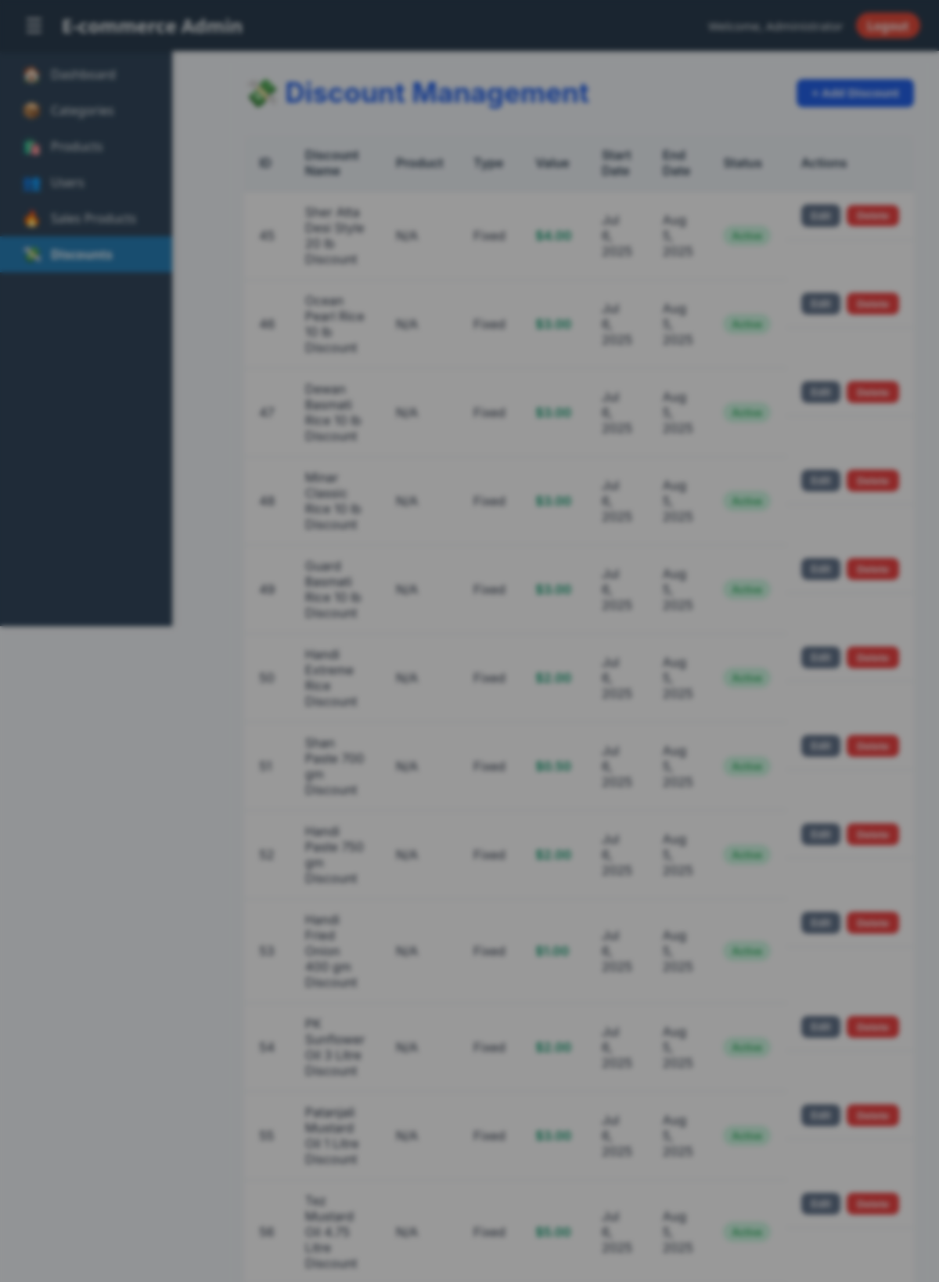
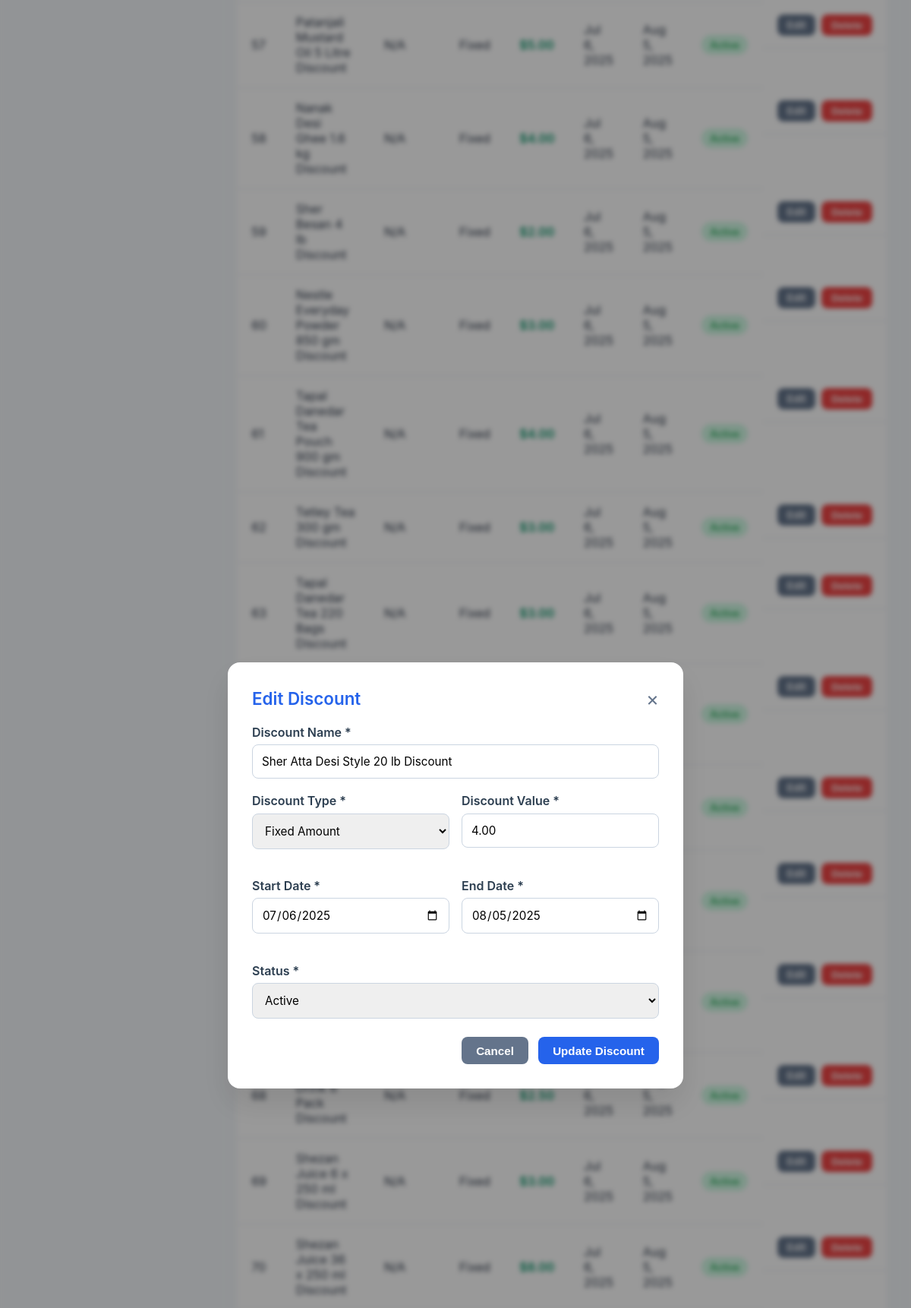
Screenshot of /admin/pages/discounts.php?edit=45 (signed in, upper part) with the database file from the repository (2 pictures, top to bottom).
### tables this page shows
CREATE TABLE discounts (
    id INT PRIMARY KEY AUTO_INCREMENT,
    name VARCHAR(255) NOT NULL,
    type ENUM('percentage', 'fixed') NOT NULL,
    value DECIMAL(10,2) NOT NULL,
    product_id INT,
    start_date DATE,
    end_date DATE,
    status ENUM('active', 'inactive') DEFAULT 'active',
    created_at TIMESTAMP DEFAULT CURRENT_TIMESTAMP,
    FOREIGN KEY (product_id) REFERENCES products(id)
);

### admin/pages/discounts.php (the view, shortened to what this page needs)
<?php
$database = new Database();
$pdo = $database->getConnection();
try {
    $discounts = $pdo->query("
        SELECT d.*, p.name as product_name
        FROM discounts d
        LEFT JOIN products p ON d.product_id = p.id
        ORDER BY d.created_at DESC
    ")->fetchAll(PDO::FETCH_ASSOC);
} catch (Exception $e) {
    $discounts = [];
}
$editDiscount = null;
if (isset($_GET['edit'])) {
    try {
        $stmt = $pdo->prepare("SELECT * FROM discounts WHERE id = ?");
        $stmt->execute([$_GET['edit']]);
        $editDiscount = $stmt->fetch();
    } catch (Exception $e) {
        foreach ($dummyDiscounts as $discount) {
            if ($discount['id'] == $_GET['edit']) {
                $editDiscount = $discount;
                break;
            }
        }
    }
}
?>
<!DOCTYPE html>
<html lang="en">
<head>
    <link rel="stylesheet" href="../assets/css/style.css">
</head>
<body>
    <?php include '../includes/header.php'; ?>
    <div class="admin-container">
        <?php include '../includes/sidebar.php'; ?>
        <main class="main-content">
            <div class="page-header">
                <h1>💸 Discount Management</h1>
                <button class="btn btn-primary" onclick="showModal('discountModal')">+ Add Discount</button>
            </div>
            <div class="table-container">
                <table class="data-table">
                    <thead>
                        <tr>
                            <th>ID</th>
                            <th>Discount Name</th>
                            <th>Product</th>
                            <th>Type</th>
                            <th>Value</th>
                            <th>Start Date</th>
                            <th>End Date</th>
                            <th>Status</th>
                            <th>Actions</th>
                        </tr>
                    </thead>
                    <tbody>
                        <?php foreach ($discounts as $discount): ?>
                            <tr>
                                <td><?php echo $discount['id']; ?></td>
                                <td><?php echo htmlspecialchars($discount['name']); ?></td>
                                <td><?php echo htmlspecialchars($discount['product_name'] ?? 'N/A'); ?></td>
                                <td><?php echo ucfirst($discount['type']); ?></td>
                                <td class="discount-value">
                                    <?php echo $discount['type'] == 'percentage' ? $discount['value'] . '%' : '$' . number_format($discount['value'], 2); ?>
                                </td>
                                <td><?php echo date('M j, Y', strtotime($discount['start_date'])); ?></td>
                                <td><?php echo date('M j, Y', strtotime($discount['end_date'])); ?></td>
                                <td>
                                    <span class="status-badge <?php echo $discount['status']; ?>">
                                        <?php
                                        if ($discount['status'] == 'active' && strtotime($discount['end_date']) < time()) {
                                            echo 'Expired';
                                        } else {
                                            echo ucfirst($discount['status']);
                                        }
                                        ?>
                                    </span>
                                </td>
                                <td class="actions-cell">
                                    <a href="?edit=<?php echo $discount['id']; ?>" class="btn btn-sm btn-secondary">Edit</a>
                                    <form method="POST" style="display: inline;" onsubmit="return confirm('Are you sure you want to delete this discount?')">
                                        <button type="submit" class="btn btn-sm btn-danger">Delete</button>
                                    </form>
                                </td>
                            </tr>
                        <?php endforeach; ?>
                    </tbody>
                </table>
            </div>
        </main>
    </div>
    <div id="discountModal" class="modal">
        <div class="modal-content">
            <div class="modal-header">
                <h2><?php echo $editDiscount ? 'Edit Discount' : 'Add Discount'; ?></h2>
                <span class="close" onclick="hideModal('discountModal')">&times;</span>
            </div>
            <form method="POST" id="discountForm">
                <div class="form-group">
                    <label for="name">Discount Name *</label>
                    <input type="text" id="name" name="name" required
                           value="<?php echo $editDiscount ? htmlspecialchars($editDiscount['name']) : ''; ?>"
                           placeholder="Enter discount name">
                </div>
                <div class="form-row">
                    <div class="form-group">
                        <label for="type">Discount Type *</label>
                        <select id="type" name="type" required onchange="updateValuePlaceholder()">
                            <option value="fixed" <?php echo ($editDiscount && $editDiscount['type'] == 'fixed') ? 'selected' : ''; ?>>Fixed Amount</option>
                        </select>
                    </div>
                    <div class="form-group">
                        <label for="value">Discount Value *</label>
                        <input type="number" id="value" name="value" step="0.01" min="0" required
                               value="<?php echo $editDiscount ? $editDiscount['value'] : ''; ?>"
                               placeholder="Enter value">
                    </div>
                </div>
                <div class="form-row">
                    <div class="form-group">
                        <label for="start_date">Start Date *</label>
                        <input type="date" id="start_date" name="start_date" required
                               value="<?php echo $editDiscount ? $editDiscount['start_date'] : date('Y-m-d'); ?>">
                    </div>
                    <div class="form-group">
                        <label for="end_date">End Date *</label>
                        <input type="date" id="end_date" name="end_date" required
                               value="<?php echo $editDiscount ? $editDiscount['end_date'] : ''; ?>">
                    </div>
                </div>
                <div class="form-group">
                    <label for="status">Status *</label>
                    <select id="status" name="status" required>
                        <option value="active" <?php echo ($editDiscount && $editDiscount['status'] == 'active') ? 'selected' : ''; ?>>Active</option>
                    </select>
                </div>
                <div class="form-actions">
                    <button type="button" class="btn btn-secondary" onclick="hideModal('discountModal')">Cancel</button>
                    <button type="submit" class="btn btn-primary">
                        <?php echo $editDiscount ? 'Update' : 'Add'; ?> Discount
                    </button>
                </div>
            </form>
        </div>
    </div>
</body>
</html>

### admin/assets/css/style.css (style rules this page uses)
* { margin: 0; padding: 0; box-sizing: border-box; }
body { font-family: 'Inter', -apple-system, BlinkMacSystemFont, 'Segoe UI', sans-serif; background: linear-gradient(135deg, #667eea 0%, #764ba2 100%); min-height: 100vh; color: #2d3748; }
.admin-container { display: flex; min-height: 100vh; }
.main-content { flex: 1; margin-left: 280px; padding: 2rem; background: rgba(255, 255, 255, 0.05); backdrop-filter: blur(10px); min-height: 100vh; }
.admin-container { display: flex; min-height: 100vh; background-color: #f4f7fa; }

### admin/pages/discounts.php (style rules this page uses)
* { margin: 0; padding: 0; box-sizing: border-box; }
body { font-family: 'Inter', -apple-system, BlinkMacSystemFont, 'Segoe UI', sans-serif; background: linear-gradient(135deg, #667eea 0%, #764ba2 100%); min-height: 100vh; color: #2d3748; }
.admin-container { display: flex; min-height: 100vh; }
.main-content { flex: 1; margin-left: 280px; padding: 2rem; background: rgba(255, 255, 255, 0.05); backdrop-filter: blur(10px); min-height: 100vh; }
.page-header { display: flex; justify-content: space-between; align-items: center; margin-bottom: 2rem; }
.page-header h1 { font-size: 2.2rem; font-weight: 700; color: #2563eb; display: flex; align-items: center; gap: 0.5rem; }
.btn { padding: 0.6rem 1.2rem; border-radius: 8px; font-size: 0.95rem; cursor: pointer; border: none; transition: all 0.3s ease; font-weight: 600; text-align: center; text-decoration: none; display: inline-block; }
.btn-sm { padding: 0.4rem 0.8rem; font-size: 0.85rem; }
.btn-primary { background-color: #2563eb; color: white; }
.btn-secondary { background-color: #64748b; color: white; }
.btn-danger { background-color: #ef4444; color: white; }
.table-container { overflow-x: auto; margin-bottom: 2rem; }
.data-table { width: 100%; border-collapse: collapse; background: white; border-radius: 12px; overflow: hidden; box-shadow: 0 8px 24px rgba(0, 0, 0, 0.05); }
.data-table th, .data-table td { padding: 1rem 1.2rem; text-align: left; border-bottom: 1px solid #e2e8f0; }
.data-table thead { background-color: #f1f5f9; }
.data-table th { font-weight: 600; color: #2c3e50; }
.status-badge { padding: 0.35rem 0.7rem; font-size: 0.8rem; border-radius: 20px; text-transform: capitalize; display: inline-block; font-weight: 500; }
.status-badge.active { background-color: #d1fae5; color: #16a34a; }
.modal { display: none; position: fixed; inset: 0; background-color: rgba(0, 0, 0, 0.4); backdrop-filter: blur(3px); z-index: 1000; justify-content: center; align-items: center; }
.modal-content { background: white; padding: 2rem; width: 100%; max-width: 600px; border-radius: 16px; box-shadow: 0 20px 40px rgba(0, 0, 0, 0.1); animation: fadeIn 0.3s ease-out; }
.modal-header { display: flex; justify-content: space-between; align-items: center; margin-bottom: 1.2rem; }
.modal-header h2 { font-size: 1.4rem; color: #2563eb; font-weight: 600; }
.close { background: transparent; font-size: 1.6rem; border: none; cursor: pointer; color: #64748b; transition: color 0.2s ease; }
.form-row { display: flex; gap: 1rem; margin-bottom: 1.2rem; flex-wrap: wrap; }
.form-group { flex: 1; display: flex; flex-direction: column; margin-bottom: 1.2rem; }
.form-group label { font-weight: 600; margin-bottom: 0.4rem; display: block; color: #2c3e50; }
.form-group input, .form-group select, .form-group textarea { width: 100%; padding: 0.75rem; border-radius: 8px; border: 1px solid #cbd5e1; font-size: 0.95rem; transition: border-color 0.2s ease, box-shadow 0.2s ease; font-family: inherit; }
.form-actions { display: flex; justify-content: flex-end; gap: 0.8rem; margin-top: 1.5rem; }
.actions-cell { display: flex; gap: 0.5rem; align-items: center; }
body { margin: 0; padding: 0; background-color: #f4f7fa; }
.discount-value { font-weight: 600; color: #059669; }

### rows the page displays
discounts: id "45", name "Sher Atta Desi Style 20 lb Discount", product_name "N/A", type "Fixed", value "4.00", start_date "Jul 6, 2025", end_date "Aug 5, 2025", status "Active", type "Fixed Amount", start_date "07/06/2025", end_date "08/05/2025"
discounts: id "46", name "Ocean Pearl Rice 10 lb Discount", product_name "N/A", type "Fixed", value "3.00", start_date "Jul 6, 2025", end_date "Aug 5, 2025", status "Active"
discounts: id "47", name "Dewan Basmati Rice 10 lb Discount", product_name "N/A", type "Fixed", value "3.00", start_date "Jul 6, 2025", end_date "Aug 5, 2025", status "Active"
discounts: id "48", name "Minar Classic Rice 10 lb Discount", product_name "N/A", type "Fixed", value "3.00", start_date "Jul 6, 2025", end_date "Aug 5, 2025", status "Active"
discounts: id "49", name "Guard Basmati Rice 10 lb Discount", product_name "N/A", type "Fixed", value "3.00", start_date "Jul 6, 2025", end_date "Aug 5, 2025", status "Active"
discounts: id "50", name "Handi Extreme Rice Discount", product_name "N/A", type "Fixed", value "2.00", start_date "Jul 6, 2025", end_date "Aug 5, 2025", status "Active"
discounts: id "51", name "Shan Paste 700 gm Discount", product_name "N/A", type "Fixed", value "0.50", start_date "Jul 6, 2025", end_date "Aug 5, 2025", status "Active"
discounts: id "52", name "Handi Paste 750 gm Discount", product_name "N/A", type "Fixed", value "2.00", start_date "Jul 6, 2025", end_date "Aug 5, 2025", status "Active"
discounts: id "53", name "Handi Fried Onion 400 gm Discount", product_name "N/A", type "Fixed", value "1.00", start_date "Jul 6, 2025", end_date "Aug 5, 2025", status "Active"
discounts: id "54", name "PK Sunflower Oil 3 Litre Discount", product_name "N/A", type "Fixed", value "2.00", start_date "Jul 6, 2025", end_date "Aug 5, 2025", status "Active"
discounts: id "55", name "Patanjali Mustard Oil 1 Litre Discount", product_name "N/A", type "Fixed", value "3.00", start_date "Jul 6, 2025", end_date "Aug 5, 2025", status "Active"
discounts: id "56", name "Tez Mustard Oil 4.75 Litre Discount", product_name "N/A", type "Fixed", value "5.00", start_date "Jul 6, 2025", end_date "Aug 5, 2025", status "Active"
discounts: id "57", name "Patanjali Mustard Oil 5 Litre Discount", product_name "N/A", type "Fixed", value "5.00", start_date "Jul 6, 2025", end_date "Aug 5, 2025", status "Active"
discounts: id "58", name "Nanak Desi Ghee 1.6 kg Discount", product_name "N/A", type "Fixed", value "4.00", start_date "Jul 6, 2025", end_date "Aug 5, 2025", status "Active"
discounts: id "59", name "Sher Besan 4 lb Discount", product_name "N/A", type "Fixed", value "2.00", start_date "Jul 6, 2025", end_date "Aug 5, 2025", status "Active"
discounts: id "60", name "Nestle Everyday Powder 850 gm Discount", product_name "N/A", type "Fixed", value "3.00", start_date "Jul 6, 2025", end_date "Aug 5, 2025", status "Active"
discounts: id "61", name "Tapal Danedar Tea Pouch 900 gm Discount", product_name "N/A", type "Fixed", value "4.00", start_date "Jul 6, 2025", end_date "Aug 5, 2025", status "Active"
discounts: id "62", name "Tetley Tea 300 gm Discount", product_name "N/A", type "Fixed", value "3.00", start_date "Jul 6, 2025", end_date "Aug 5, 2025", status "Active"
discounts: id "63", name "Tapal Danedar Tea 220 Bags Discount", product_name "N/A", type "Fixed", value "3.00", start_date "Jul 6, 2025", end_date "Aug 5, 2025", status "Active"
discounts: status "Active"
discounts: status "Active"
discounts: status "Active"
discounts: status "Active"
discounts: id "68", product_name "N/A", type "Fixed", value "2.50", status "Active"
discounts: id "69", name "Shezan Juice 6 x 250 ml Discount", product_name "N/A", type "Fixed", value "3.00", start_date "Jul 6, 2025", end_date "Aug 5, 2025", status "Active"
discounts: id "70", name "Shezan Juice 36 x 250 ml Discount", product_name "N/A", type "Fixed", value "8.00", start_date "Jul 6, 2025", end_date "Aug 5, 2025", status "Active"

### other values shown
$_SESSION['admin_name'] "Administrator"
